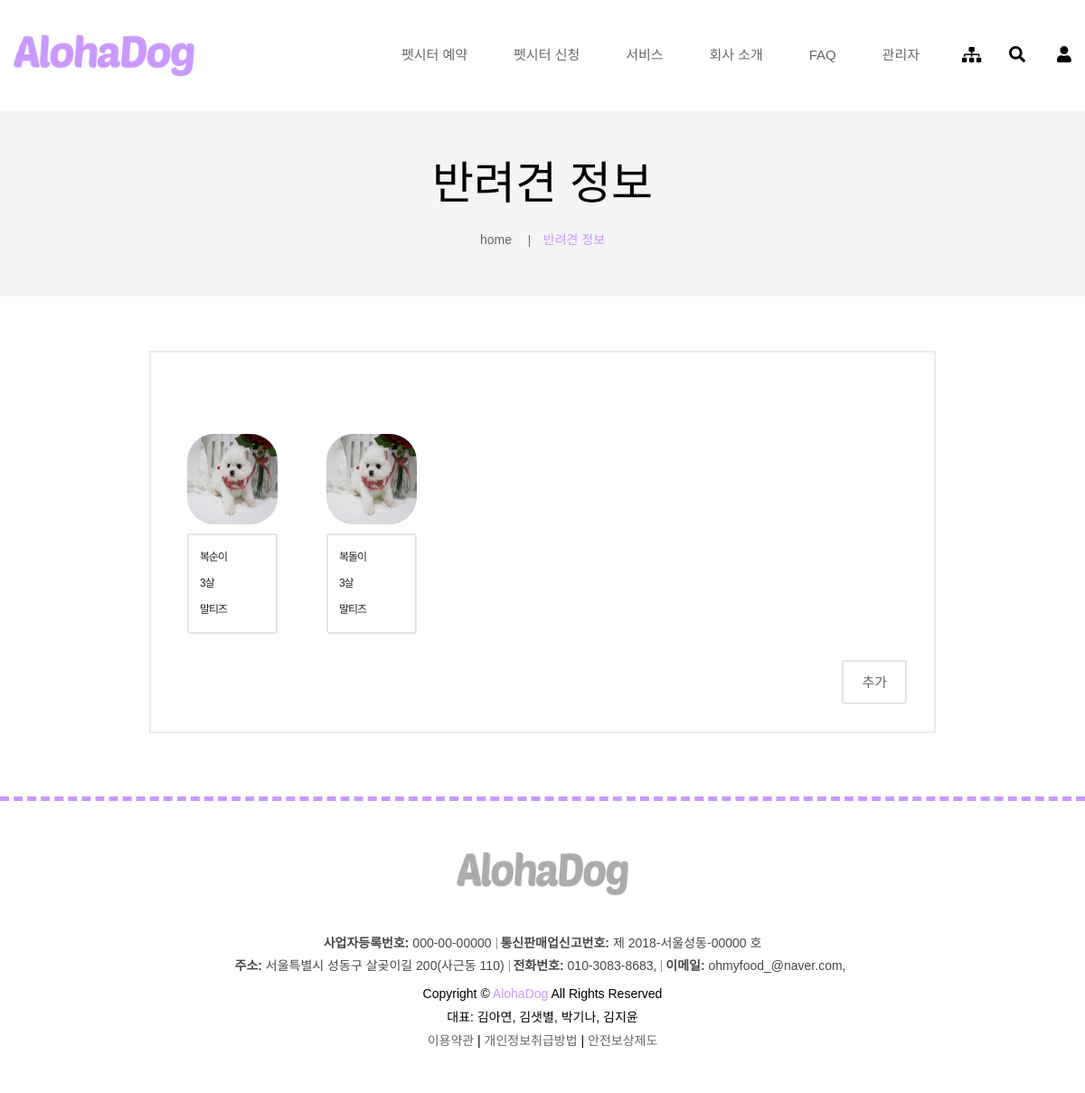
Page /pet (signed in) on the committed database.
### homepage/models.py (models this page shows, shortened)
class Dog(models.Model):
    owner = models.ForeignKey('UserProfile', on_delete=models.CASCADE, verbose_name="견주")
    name = models.CharField(max_length=50, verbose_name="펫 이름")
    species = models.CharField(max_length=50, verbose_name="견종")
    age = models.IntegerField(verbose_name="나이")
    weight = models.FloatField(verbose_name="몸무게")
    sex = models.CharField(max_length=5, choices=SEX_CHOICES, verbose_name="성별")
    neutralization = models.BooleanField(default=True, verbose_name="중성화 여부")
    profile = models.ImageField(upload_to='dog_images/', verbose_name="프로필 사진")
    vaccination = models.BooleanField(verbose_name="예방접종유무")
    pet_q1 = models.CharField(max_length=50, verbose_name="Q1. 다른 강아지에 대한 반응")
    pet_q2 = models.CharField(max_length=50, verbose_name="Q2. 다른 사람에 대한 반응")
    pet_q3 = models.BooleanField(verbose_name="Q3. 강아지의 공격성")

### homepage/pets.py (the view)
# urls.py: path('pet', pets.pet_list, name='pet_list'),
def pet_list(request):
    context = dict()
    userprofile = request.user.userprofile
    context['pets'] = Dog.objects.filter(owner=userprofile)
    return render(request, 'pet/pet_list.html', context=context)

### templates/pet/pet_list.html (shortened to what this page needs)
{% extends "base.html" %}
{% load staticfiles %}
{% block extrastyle %}{% static "css/pet/petInfoList.css" %}{% endblock %}
{% block content %}
    <div class="location-tow mb-60">
        <div class="container">
            <div class="row">
                <div class="col-12">
                    <div class="location-title">
                        <h1>반려견 정보</h1>
                    </div>
                    <div class="location-content location-content-tow">
                        <ul>
                            <li><a href="{% url 'home' %}">home</a></li>
                            <li class="active">반려견 정보</li>
                        </ul>
                    </div>
                </div>
            </div>
        </div>
    </div>
	<div class="blog-area white-bg pt-0 pb-0 mb-70">
	    <div class="container">
            <div class="row">
                <div class="col-lg-9 ml-auto mr-auto">
                    <div class="blog_area">
	                    <div class="tab-content dashboard-content">
	                        <div id="dashboard" class="tab-pane fade show active">
	                        	<div class= "petinfo-all">
		                            <div class="dogInfo_wrap">
                                        {% for pet in pets %}
										<a href="{% url 'pet_edit' pet.id %}">
											<div class="dogs dog1">
												<img src="/media/{{ pet.profile }}" alt="1">
												<div class="dogName">
													<li>{{ pet.name }}</li>
													<li>{{ pet.age }}살</li>
													<li>{{ pet.species }}</li>
												</div>
											</div>
										</a>
                                        {% endfor %}
									</div>
		                            <div class="DA">
		                                <a href="{% url 'pet_add' %}" class="btnADD">
		                                    <button class="add">추가</button>
		                                </a>
		                            </div>
	                            </div>
	                        </div>
	                    </div>
	                </div>
                </div>
            </div>
	    </div>
	</div>
{% endblock %}

### static/css/pet/petInfoList.css (style rules this page uses)
* { user-select:none; }
.blog_area { border: 1px solid #ebebeb; }
.dogInfo_wrap { margin-top: 50px; }
.dogs { width: 120px; height: 210px; display: inline-block; text-align: left; margin-bottom: 50px; }
.dogInfo_wrap a { margin-right: 30px; }
.dogs img { height: 100px; width: 100px; border-radius: 30px; margin: 10px; }
.dogs .dogName { margin: 0 auto; width: 100px; border-radius: 3px; border: 2px solid #e5e5e5; padding: 10px; }
.dogs .dogName li { font-size: 12px; font-family: sans-serif; letter-spacing: -1px; padding: 2px; }
.DA { text-align: right; }
.add { color: #666; padding: 10px 20px; cursor: pointer; font-size: 15px; background: white; border: 2px solid #e5e5e5; border-radius: 3px; }

### rows in the picture
Dog: profile (picture), name "복순이", age "3", species "말티즈"
Dog: profile (picture), name "복돌이", age "3", species "말티즈"
